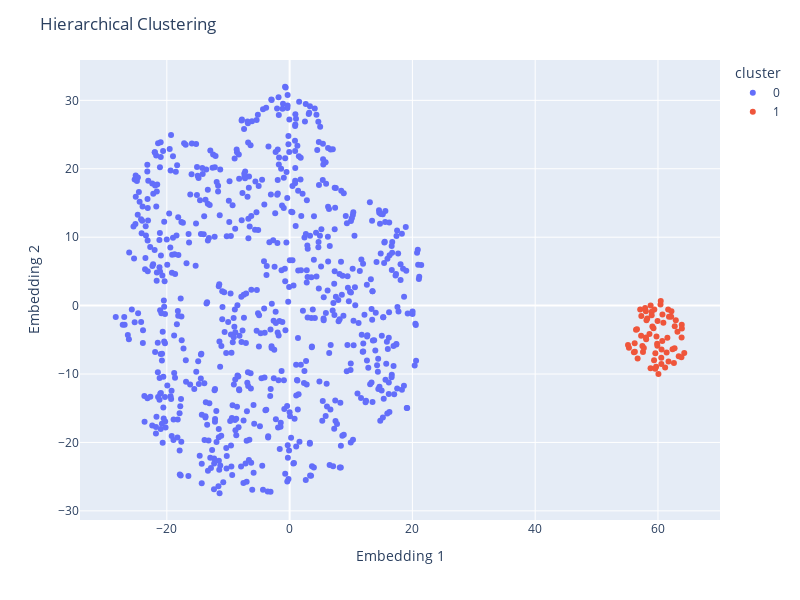

This figure's notebook cell:
### Markdown cell above
Consegue-se entender dois clusters distintos bem definidos com uma distância significativa entre ambos. E com uma análise mais detalhada verificamos que separou o cluster 0 com Pokémons não lendários do cluster 1 que contém Pokémons lendários.

### Code cell
# Plot the data points
fig = px.scatter(df_hierarquical_tsne, x='Embedding 1', y='Embedding 2', color='cluster', width=800, height=600, hover_data=['Name', 'Total', 'Type 1', 'Type 2', 'Legendary'])
fig.update_layout(
    title="Hierarchical Clustering",
    xaxis_title="Embedding 1",
    yaxis_title="Embedding 2",
)

fig.show()

### Figure 1 — Plotly figure (JSON) as saved in the notebook; plotly's stock layout.template omitted (floating-point values rounded to 4 significant figures; data arrays with more than 128 entries replaced by an {"elided": "..."} marker saying what was removed)
{"data": [{"customdata": {"elided": "735x5 mixed values"}, "hovertemplate": "cluster=0<br>Embedding 1=%{x}<br>Embedding 2=%{y}<br>Name=%{customdata[0]}<br>Total=%{customdata[1]}<br>Type 1=%{customdata[2]}<br>Type 2=%{customdata[3]}<br>Legendary=%{customdata[4]}<extra></extra>", "legendgroup": "0", "marker": {"color": "#636efa", "symbol": "circle"}, "mode": "markers", "name": "0", "orientation": "v", "showlegend": true, "type": "scatter", "x": {"elided": "735 float values"}, "xaxis": "x", "y": {"elided": "735 float values"}, "yaxis": "y"}, {"customdata": {"elided": "65x5 mixed values"}, "hovertemplate": "cluster=1<br>Embedding 1=%{x}<br>Embedding 2=%{y}<br>Name=%{customdata[0]}<br>Total=%{customdata[1]}<br>Type 1=%{customdata[2]}<br>Type 2=%{customdata[3]}<br>Legendary=%{customdata[4]}<extra></extra>", "legendgroup": "1", "marker": {"color": "#EF553B", "symbol": "circle"}, "mode": "markers", "name": "1", "orientation": "v", "showlegend": true, "type": "scatter", "x": [63.85, 63.87, 63.89, 63.38, 64.28, 63.82, 62.91, 62.73, 60.55, 61.17, 63.17, 58.79, 60.08, 59.56, 62.15, 62.19, 61.8, 61.66, 61.72, 62.6, 60.7, 61.54, 60.41, 60.45, 60.54, 62.37, 62.7, 59.7, 61.41, 59.36, 59.57, 60.58, 56.24, 56.08, 60.88, 59.87, 56.43, 56.58, 60.73, 59.76, 58.61, 59.9, 57.46, 57.56, 57.7, 57.26, 59.09, 59.27, 58.13, 58.26, 58.03, 57.11, 58.05, 58.08, 58.99, 58.81, 59.41, 58.98, 57.91, 57.29, 56.69, 55.28, 56.21, 55.12, 59.94], "xaxis": "x", "y": [-4.663, -2.807, -3.332, -7.402, -6.92, -7.561, -2.158, -3.004, -8.553, -9.051, -3.807, -9.164, -9.999, -9.215, -1.619, -0.8377, -1.632, -0.5813, -8.18, -8.399, -5.182, -4.691, 0.1538, 0.682, -7.613, -6.384, -6.234, -8.929, -6.841, -7.978, -6.971, -6.418, -6.728, -6.805, -2.523, -5.593, -3.545, -3.453, -1.294, -4.506, -4.168, -5.877, -5.914, -6.782, -6.194, -4.416, -3.042, -3.297, -2.14, -1.878, -0.8169, -0.5638, -4.657, -4.919, -0.8839, 0.01115, -0.5779, -1.396, -0.3513, -1.526, -7.746, -6.158, -5.491, -5.772, -2.267], "yaxis": "y"}], "layout": {"height": 600, "legend": {"title": {"text": "cluster"}, "tracegroupgap": 0}, "margin": {"t": 60}, "title": {"text": "Hierarchical Clustering"}, "width": 800, "xaxis": {"anchor": "y", "domain": [0, 1], "title": {"text": "Embedding 1"}}, "yaxis": {"anchor": "x", "domain": [0, 1], "title": {"text": "Embedding 2"}}}}
